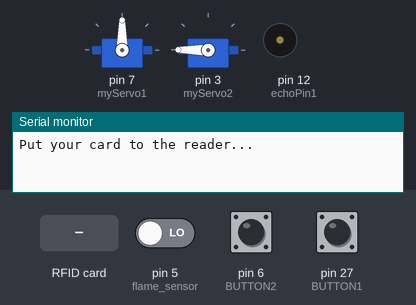
A sketch run on a simulated Arduino Mega 2560, built with avr-gcc and run on an emulated ATmega2560. Shown: 2 × servo, buzzer (waves = sounding), the last lines printed to the serial monitor. The test bench sets the inputs (shaded band); at power-on: pin 6 (BUTTON2) LOW, pin 5 (flame_sensor) LOW, pin 27 (BUTTON1) LOW.

Above: at 1.2 s.
1.3 s: pin 6 (BUTTON2) pulled HIGH for 0.4 s
At 3.0 s:
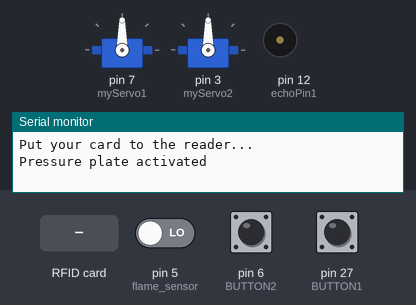
4.7 s: pin 5 (flame_sensor) driven HIGH
At 7.5 s:
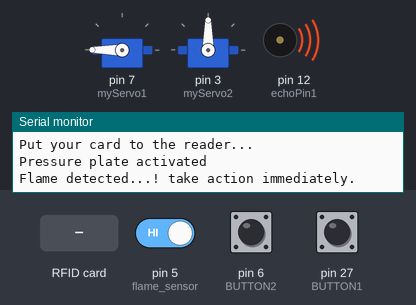
7.7 s: RFID card 50 80 73 A5 held to the reader
At 9.1 s:
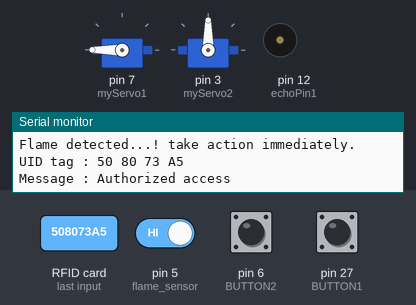
10.7 s: RFID card 5E 7A 19 C4 held to the reader
13.7 s: pin 6 (BUTTON2) pulled HIGH for 3.2 s
At 17.0 s:
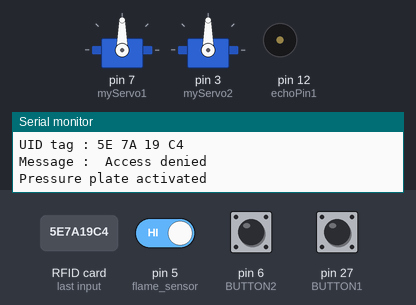
18.4 s: pin 27 (BUTTON1) pulled HIGH for 3.2 s
At 27.4 s:
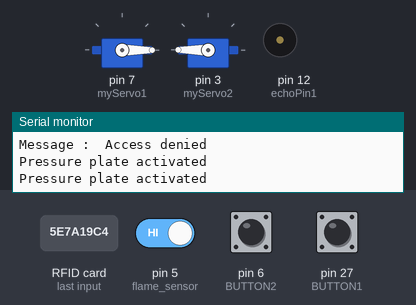
Timing chart, 0 to 27.9 s (numbered marks = the images above; inputs shaded):
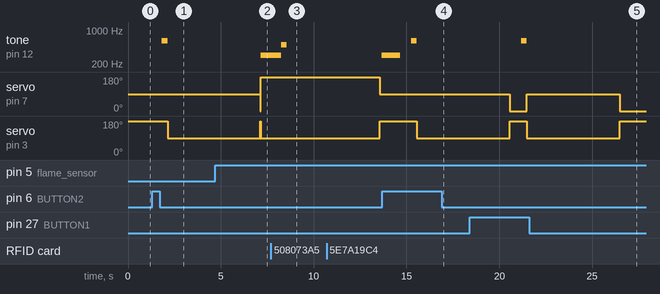

The sketch:

Check.ino
```cpp
/* 2019
 * Authors: Kiril & Filip
 * Project: Garbage managment system
 * Mentor: prof. Igor Miskovski
 *
 * Our system has a purpose to calculate the volume of a container using ultra sonic sensors and sevral math equatations.
 * The volume is than send with the Feather M0 to the gateway closesest to the garbage. The gateway is a part of The Things Network.
 * The same message is than processed and returned for the user to see the state of the garbage container.
 * The idea is to create a larger network of this containers for easier monitoring and keeping the inviorment free.
 * The is just a prototype.
 *
 *The whole system is divided into 5 sub-systems:
 *  1. Volume sub-system [4 x HC-S04 ultra sonic sensors]
 *  2. Opening sub-system [1 x RGB led,1 x Servo, 1 x RFID, 1 x Pressure plate (4 x buttons), 1 x Fire sensor]
 *  3. Time-tracking sub-system [1 x DS3231]
 *  4. Lora comunication sub-system [1 x Feather M0 (RF96 - 868~900 MHz), 1 X Antena]
 *  5. Charging sub-system [1 x Power Bank (12 000 mAh)or direct electricity using a charger for the mega]
 *
 * RFID 7 wires:
 *  Black wire - D53 (SDA)
 *  White wire - D52 (SCA)
 *  Blue wire - D51 (MOSI)
 *  Orange wire - D50 (MISO)
 *  Brown wire - GND (GND)
 *  Yellow wire - D49 (Reset)
 *  Red wire - 3.3 V (Vcc/3.3V)
 *
 * Fire sensor 1 wire:
 *  Red wire - 5 V (Vcc/5V)
 *  Brown wire - GND (GND)
 *  Orange wire - D5 (Signal)
 *
 * Buzzer 2 wires:
 *  White wire - GND (Short)
 *  Yellow wire - D12 (Long)
 */


#include <SPI.h>
#include <MFRC522.h>
#include <Servo.h>

//RGB led -> 3 pins
int redPin = 9;
int greenPin = 10;
int bluePin = 11;

//1st
#define trigPin1 13
#define echoPin1 12

//2nd
#define trigPin2 11
#define echoPin2 10

//3rd
#define trigPin3 9
#define echoPin3 8

//4th
#define trigPin4 33
#define echoPin4 35

unsigned long current;
unsigned long lastOccur=0;
long duration, distance, Sensor1,Sensor2,Sensor3,Sensor4;
long sensorAverage;
long capacity = 100;

#define BUZZER 12 //Buzzer

int BUTTON1 = 27; //B1 for pressure plate
int BUTTON2 = 6; //B2 for pressure plate

MFRC522 mfrc522(53, 49);   // MFRC522 instance

Servo myServo1; //Servo 1
Servo myServo2; //Servo 2


//Flame detector setup
int flame_sensor = 5;
int flame_detected;
int state = 0;//simple variable for displaying the state

void setup()
{
  Serial.begin(9600);   // Initiate a serial communication
  SPI.begin();      // Initiate  SPI bus
  mfrc522.PCD_Init();   // Initiate MFRC522

  //Servo for calculating
  myServo1.attach(7); //servo1 - pin 8
  myServo1.write(90); //servo start position

  //Servo for opening
  myServo2.attach(3);
  myServo2.write(180);

  //RGB
  pinMode(redPin, OUTPUT);
  pinMode(greenPin, OUTPUT);
  pinMode(bluePin, OUTPUT);

  //Buzzer
  pinMode(BUZZER, OUTPUT);
  noTone(BUZZER);

  //Button 1 and 2
  pinMode(BUTTON1,INPUT);
  pinMode(BUTTON2,INPUT);

  //Flame
  pinMode(flame_sensor, INPUT);

  //Sensor1
  pinMode(trigPin1, OUTPUT);
  pinMode(echoPin1, INPUT);
  //Sensor2
  pinMode(trigPin2, OUTPUT);
  pinMode(echoPin2, INPUT);
  //Sensor3
  pinMode(trigPin3, OUTPUT);
  pinMode(echoPin3, INPUT);
  //Sensor4
  pinMode(trigPin4, OUTPUT);
  pinMode(echoPin4, INPUT);

  Serial.println("Put your card to the reader...");
  Serial.println();

}

void loop()
{
  current=millis();
  flame();
  pressure_plate();
  rfid();

  if(current - lastOccur >= 20000){
  SonarSensor(trigPin1, echoPin1);
  Sensor1 = distance;

  SonarSensor(trigPin2, echoPin2);
  Sensor2 = distance;

  SonarSensor(trigPin3, echoPin3);
  Sensor3 = distance;

  SonarSensor(trigPin4, echoPin4);
  Sensor4 = distance;


  calculate(Sensor1,Sensor2,Sensor3,Sensor4);
  lastOccur = millis();
  }
}

void calculate(long Sensor1, long Sensor2, long Sensor3, long Sensor4){


  sensorAverage = (Sensor1 + Sensor2 + Sensor3 + Sensor4)/4;
//Serial.println(sensorAverage);
//delay(200);

  int procent = (sensorAverage*100)/capacity;
  Serial.print("Garbage procent: ");
  Serial.print(100-procent);
  Serial.println(" %");
  delay(300);
  }


void SonarSensor(int trigPin,int echoPin)
{
digitalWrite(trigPin, LOW);
delayMicroseconds(20000);
digitalWrite(trigPin, HIGH);
delayMicroseconds(20000);
digitalWrite(trigPin, LOW);
duration = pulseIn(echoPin, HIGH);
distance = (duration/2) / 29.1;

}

//FLAME

void flame(){

  flame_detected = digitalRead(flame_sensor);
  if (flame_detected == 1)
  {
    if(state==1){
    Serial.println("Flame detected...! take action immediately.");
    tone(BUZZER, 300);
    myServo1.write(180);
    myServo2.write(90);
    setColor(255, 0, 0);
    state=0;
    }

  }
  else
  {
    myServo1.write(90);
    myServo2.write(180);
    noTone(BUZZER);
    delay(200);
    setColor(0, 0, 0);
    if(state==0){
    state=1;
    }
  }
  delay(100);
  }


//PRESSURE PLATE

void pressure_plate(){
if((digitalRead(BUTTON1) == HIGH)||(digitalRead(BUTTON2) == HIGH)){

    Serial.println("Pressure plate activated");
    delay(500);
    setColor(0, 255, 0);
    tone(BUZZER, 600);
    delay(300);
    noTone(BUZZER);
    myServo1.write(90);
    myServo2.write(90);
    delay(5000);
    myServo1.write(0);
    myServo2.write(180);
    setColor(0, 0, 0);;
    }
}


//RFID

void rfid(){

  // Look for new cards
  if ( ! mfrc522.PICC_IsNewCardPresent())
  {
    return;
  }
  // Select one of the cards
  if ( ! mfrc522.PICC_ReadCardSerial())
  {
    return;
  }

  //Show UID on serial monitor
  Serial.print("UID tag :");
  String content= "";
  byte letter;

  for (byte i = 0; i < mfrc522.uid.size; i++)
  {
     Serial.print(mfrc522.uid.uidByte[i] < 0x10 ? " 0" : " ");
     Serial.print(mfrc522.uid.uidByte[i], HEX);
     content.concat(String(mfrc522.uid.uidByte[i] < 0x10 ? " 0" : " "));
     content.concat(String(mfrc522.uid.uidByte[i], HEX));
  }
  Serial.println();
  Serial.print("Message : ");
  content.toUpperCase();

  if (content.substring(1) == "50 80 73 A5") //change here the UID of the card/cards that you want to give access
  {
    Serial.println("Authorized access");
    Serial.println();
    delay(500);
    setColor(0, 255, 0); //Green light
    tone(BUZZER, 500);
    delay(300);
    noTone(BUZZER);
    myServo1.write(180);
    myServo2.write(90);
    delay(5000);
    myServo1.write(90);
    myServo2.write(180);
    setColor(0, 0, 0); //Green light off
  }

 else   {
    Serial.println(" Access denied");
    setColor(255, 0, 0); //Red light
    tone(BUZZER, 300);
    delay(1000);
    setColor(0, 0, 0); //Red light off
    noTone(BUZZER);
  }
}

void setColor(int red, int green, int blue)
{
  #ifdef COMMON_ANODE
    red = 255 - red;
    green = 255 - green;
    blue = 255 - blue;
  #endif
  analogWrite(redPin, red);
  analogWrite(greenPin, green);
  analogWrite(bluePin, blue);
}
```

Measured:
- after the input at 1.3 s, tone on pin 12 (echoPin1): silent → 600 Hz after 0.53 s, → silent 0.30 s later; servo on pin 3 (myServo2): 180° → 90° after 0.83 s
- after the input at 4.7 s, tone on pin 12 (echoPin1): silent → 300 Hz after 2.5 s
- after the input at 7.7 s, tone on pin 12 (echoPin1): 300 Hz → 500 Hz after 0.56 s, → silent 0.30 s later
- after the input at 10.7 s, tone on pin 12 (echoPin1): silent → 300 Hz after 3.0 s
- after the input at 13.7 s, servo on pin 3 (myServo2): 180° → 90° after 1.9 s
- after the input at 18.4 s, tone on pin 12 (echoPin1): silent → 600 Hz after 2.8 s, → silent 0.30 s later
